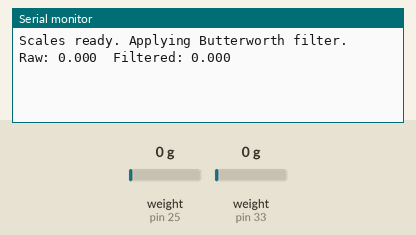
The sketch below on a simulated Arduino Uno, built with avr-gcc and run on an emulated ATmega328P. On the bench: the last lines printed to the serial monitor. The inputs (shaded band) are chosen by the test bench; at power-on: weight on the scale (sensors on pin 25, pin 33) 0 g.

Above: at 7.2 s.
7.3 s: weight on the scale (sensor on pin 25) set to 100 g
At 8.6 s:
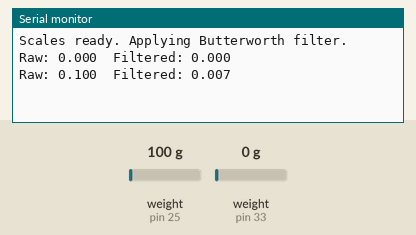
8.8 s: weight on the scale (sensor on pin 33) set to 100 g
At 10.0 s:
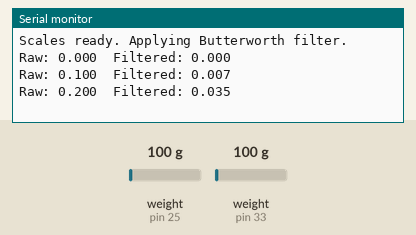
10.3 s: weight on the scale (sensor on pin 25) set to 1250 g
At 11.0 s:
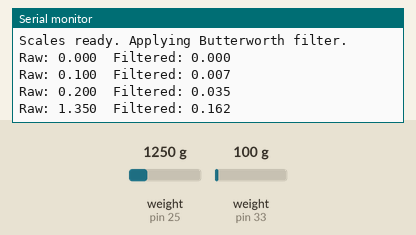
11.8 s: weight on the scale (sensor on pin 33) set to 1250 g
At 12.8 s:
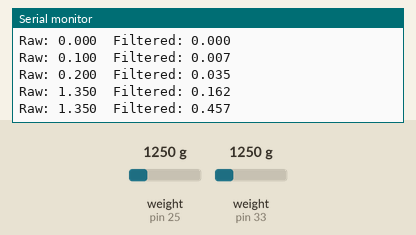
Timing chart, 0 to 14.3 s (numbered marks = the images above; inputs shaded):
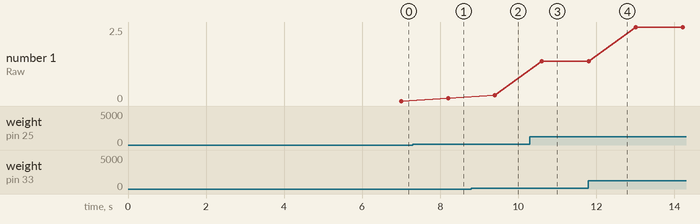

The sketch:

loadcells.ino
```cpp
#include "HX711.h"

// Load Cell 1
#define DT1  33
#define SCK1 32

// Load Cell 2
#define DT2  25
#define SCK2 26

HX711 scale1;
HX711 scale2;

// Butterworth coefficients (2nd order low-pass)
float b[] = {0.0675, 0.1349, 0.0675};
float a[] = {-1.14298, 0.4128};

// Filter state variables
float x[3] = {0.0}, y[3] = {0.0};

void setup() {
  Serial.begin(115200);
  delay(4000);

  scale1.begin(DT1, SCK1);
  scale2.begin(DT2, SCK2);

  scale1.set_scale(566000.0);
  scale2.set_scale(566000.0);
  scale1.tare();
  scale2.tare();

  Serial.println("Scales ready. Applying Butterworth filter.");
}

void loop() {
  // Shift input and output history
  x[2] = x[1]; x[1] = x[0];
  y[2] = y[1]; y[1] = y[0];

  // Read new weight sample
  float w1 = scale1.get_units(5);
  float w2 = scale2.get_units(5);
  x[0] = w1 + w2;

  // Apply filter difference equation
  y[0] = b[0]*x[0] + b[1]*x[1] + b[2]*x[2]
         - a[0]*y[1] - a[1]*y[2];

  Serial.print("Raw: ");
  Serial.print(x[0], 3);
  Serial.print("  Filtered: ");
  Serial.println(y[0], 3);

  delay(200);
}
```

Measured:
- after the input at 7.3 s, the serial monitor: prints a new line after 0.90 s (image 1)
- after the input at 8.8 s, the serial monitor: prints a new line after 0.60 s (image 2)
- after the input at 10.3 s, the serial monitor: prints a new line after 0.31 s (image 3)
- plotted number 1: 0 → 0.1 after the input at 7.3 s, 0.1 → 0.2 after the input at 8.8 s, 0.2 → 1.35 after the input at 10.3 s, 1.35 → 2.5 after the input at 11.8 s
